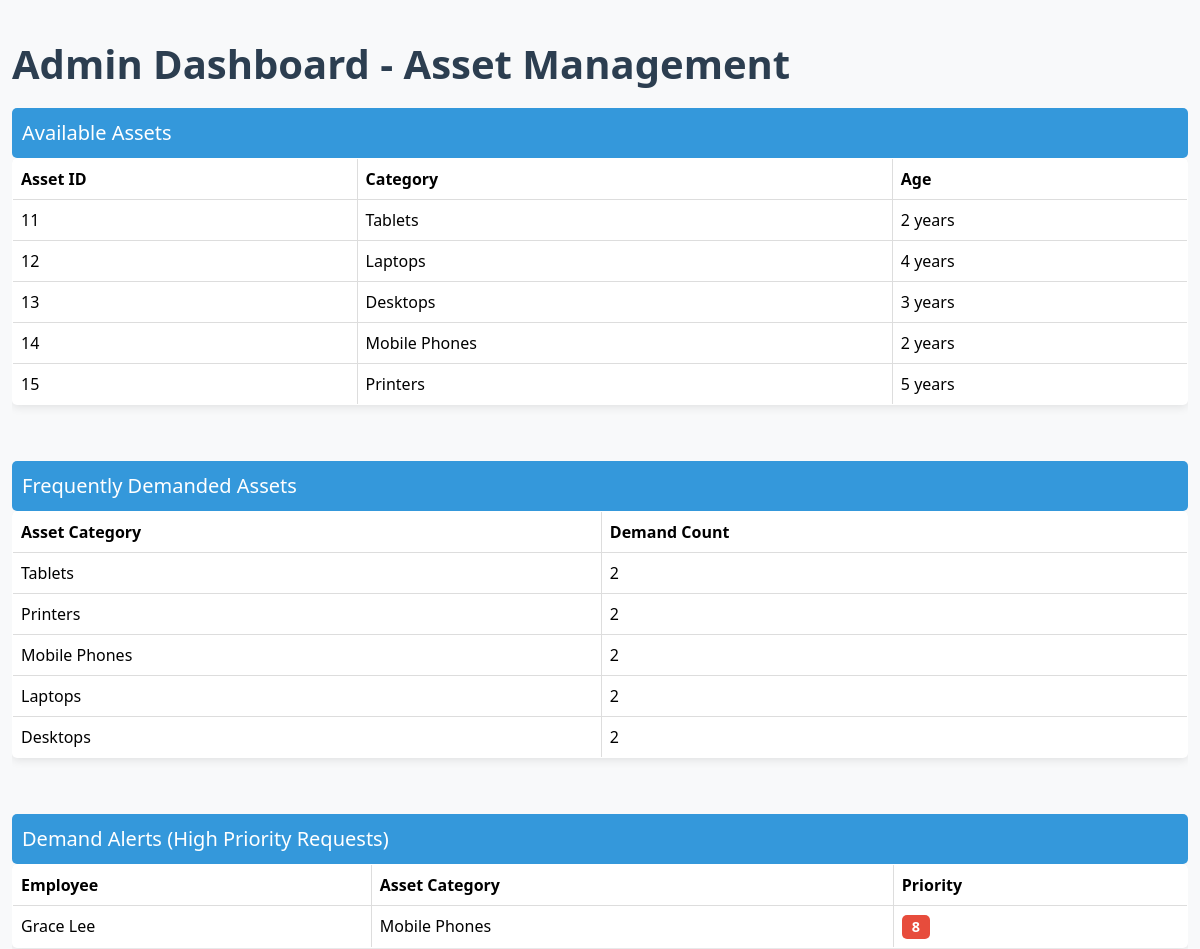
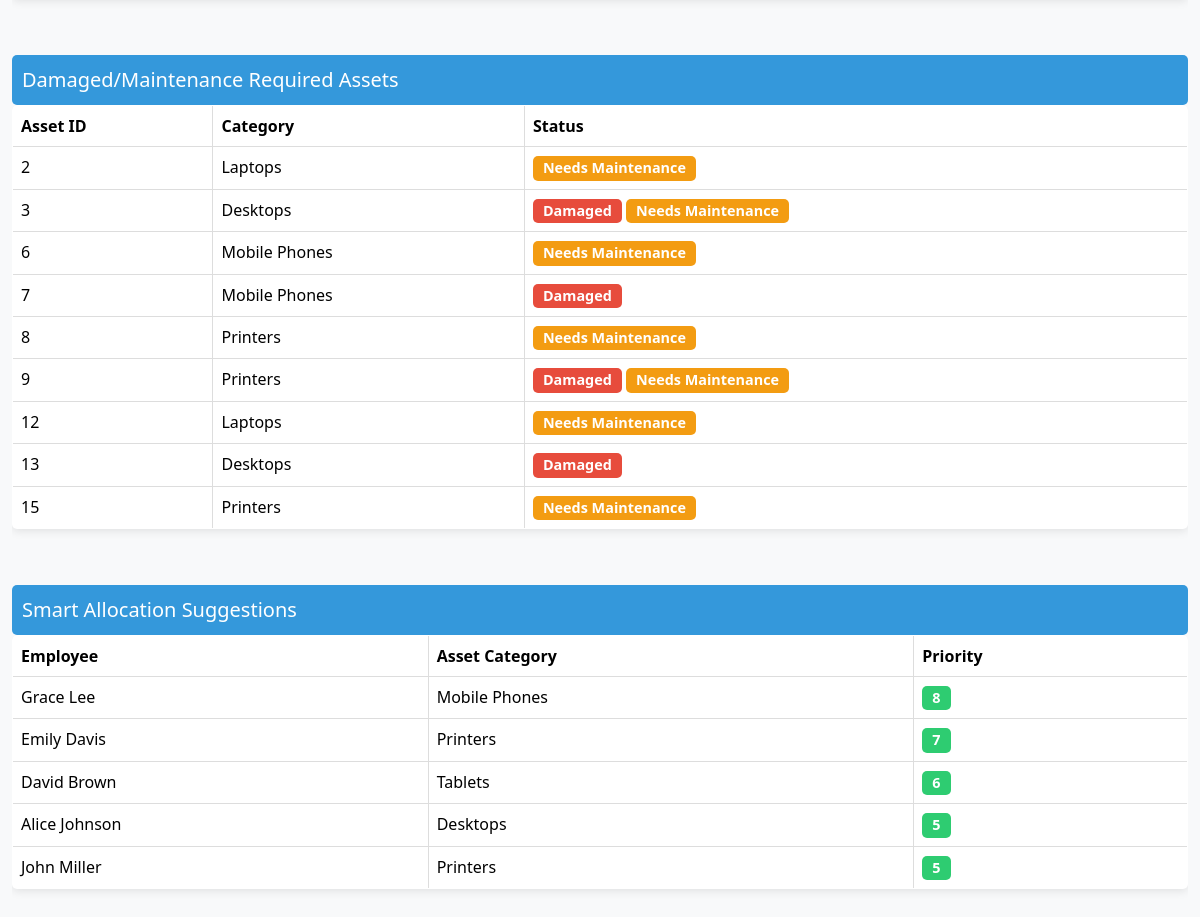
The app's page /dashboard/, older data (2 pictures, top to bottom).
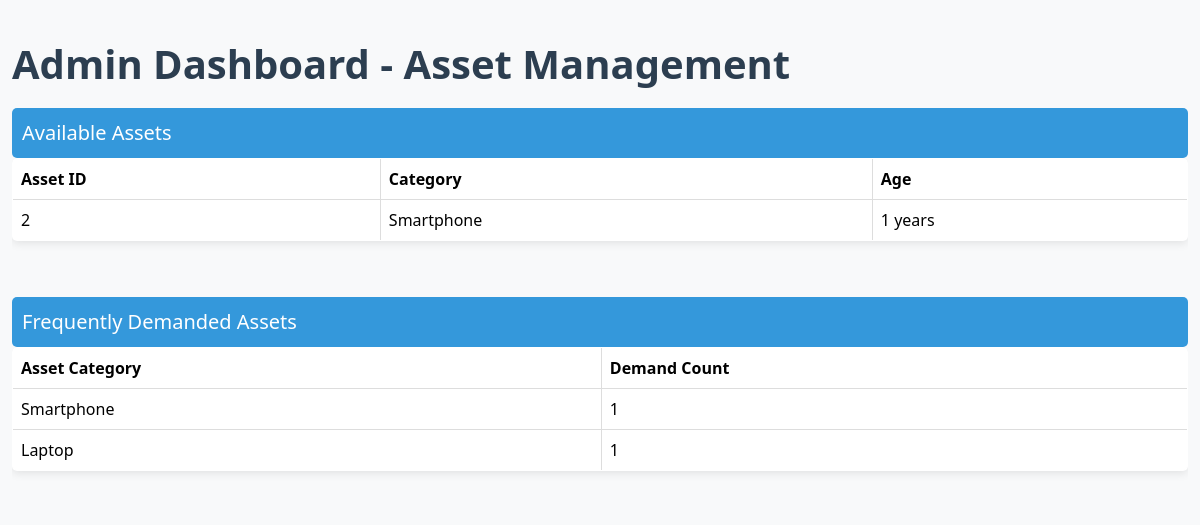
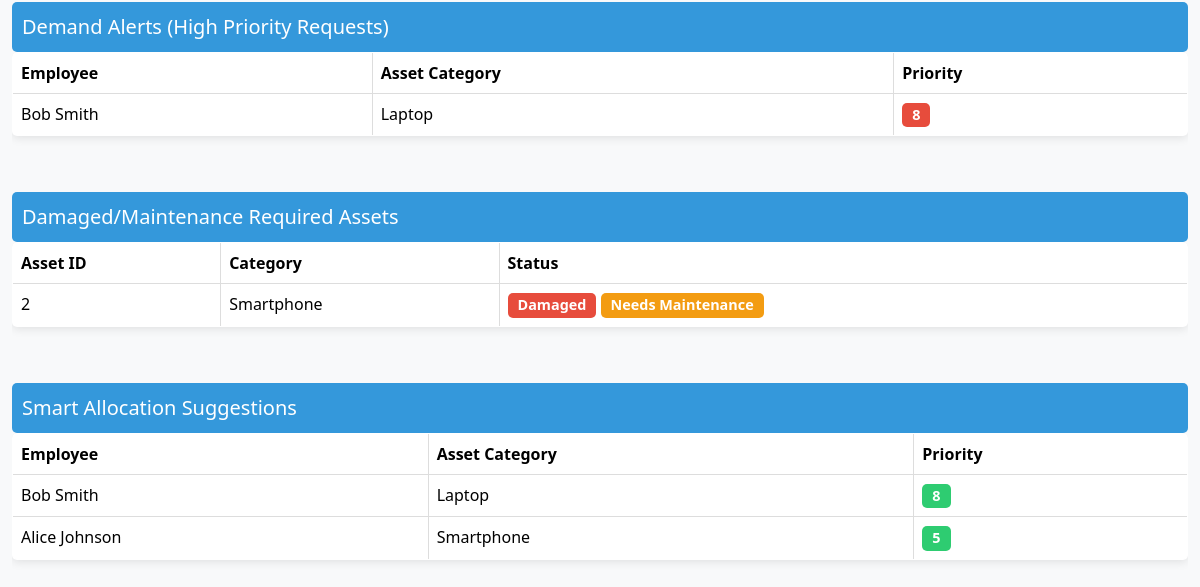
The same page, newer data (2 pictures, top to bottom).
### app1/models.py (models this page shows, shortened)
class Asset(models.Model):
    asst_id = models.AutoField(primary_key=True)
    category = models.ForeignKey(AssetCategory, on_delete=models.CASCADE)
    age = models.IntegerField()
    damaged = models.BooleanField(default=False)
    maintenance_required = models.BooleanField(default=False)

class AssetCategory(models.Model):
    category_id = models.AutoField(primary_key=True)
    name = models.CharField(max_length=255)
    specs = models.TextField(blank=True, null=True)

class WaitingList(models.Model):
    e_id = models.ForeignKey(Employee, on_delete=models.CASCADE)
    category_id = models.ForeignKey(AssetCategory, on_delete=models.CASCADE)
    date = models.DateField(auto_now_add=True)
    duration = models.IntegerField(help_text="Duration in days")
    priority = models.IntegerField(help_text="Higher number means higher priority")

class Employee(models.Model):
    user = models.OneToOneField(User, on_delete=models.CASCADE)
    e_id = models.AutoField(primary_key=True)
    name = models.CharField(max_length=255)
    designation = models.CharField(max_length=255)

### app1/views.py (the view)
# urls.py: path('dashboard/', admin_dashboard, name='admin_dashboard'),
def admin_dashboard(request):
    allocated_assets = Allocated.objects.values_list('asst_id', flat=True)
    available_assets = Asset.objects.exclude(asst_id__in=allocated_assets)
    frequently_demanded = WaitingList.objects.values('category_id__name').annotate(demand_count=Count('category_id')).order_by('-demand_count')[:5]
    demand_alerts = WaitingList.objects.filter(priority__gte=8).order_by('-priority')
    bad_assets = Asset.objects.filter(damaged=True) | Asset.objects.filter(maintenance_required=True)
    smart_suggestions = WaitingList.objects.order_by('-priority', 'date')[:5]
    context = {
        'available_assets': available_assets,
        'frequently_demanded': frequently_demanded,
        'demand_alerts': demand_alerts,
        'bad_assets': bad_assets,
        'smart_suggestions': smart_suggestions,
    }
    return render(request, 'admin_dashboard.html', context)

### app1/templates/admin_dashboard.html (shortened to what this page needs)
<!DOCTYPE html>
<html lang="en">
<head>
    <link href="https://cdn.jsdelivr.net/npm/bootstrap@5.3.3/dist/css/bootstrap.min.css" rel="stylesheet">
</head>
<body>
    <div class="container">
        <h1>Admin Dashboard - Asset Management</h1>
        <section class="section">
            <div class="section-header">Available Assets</div>
            <div class="table-responsive">
                <table class="table table-bordered">
                    <thead>
                        <tr>
                            <th>Asset ID</th>
                            <th>Category</th>
                            <th>Age</th>
                        </tr>
                    </thead>
                    <tbody>
                        {% for asset in available_assets %}
                        <tr>
                            <td>{{ asset.asst_id }}</td>
                            <td>{{ asset.category.name }}</td>
                            <td>{{ asset.age }} years</td>
                        </tr>
                        {% endfor %}
                    </tbody>
                </table>
            </div>
        </section>
        <section class="section">
            <div class="section-header">Frequently Demanded Assets</div>
            <div class="table-responsive">
                <table class="table table-bordered">
                    <thead>
                        <tr>
                            <th>Asset Category</th>
                            <th>Demand Count</th>
                        </tr>
                    </thead>
                    <tbody>
                        {% for item in frequently_demanded %}
                        <tr>
                            <td>{{ item.category_id__name }}</td>
                            <td>{{ item.demand_count }}</td>
                        </tr>
                        {% endfor %}
                    </tbody>
                </table>
            </div>
        </section>
        <section class="section">
            <div class="section-header">Demand Alerts (High Priority Requests)</div>
            <div class="table-responsive">
                <table class="table table-bordered">
                    <thead>
                        <tr>
                            <th>Employee</th>
                            <th>Asset Category</th>
                            <th>Priority</th>
                        </tr>
                    </thead>
                    <tbody>
                        {% for alert in demand_alerts %}
                        <tr>
                            <td>{{ alert.e_id.name }}</td>
                            <td>{{ alert.category_id.name }}</td>
                            <td>
                                <span class="badge badge-danger">{{ alert.priority }}</span>
                            </td>
                        </tr>
                        {% endfor %}
                    </tbody>
                </table>
            </div>
        </section>
        <section class="section">
            <div class="section-header">Damaged/Maintenance Required Assets</div>
            <div class="table-responsive">
                <table class="table table-bordered">
                    <thead>
                        <tr>
                            <th>Asset ID</th>
                            <th>Category</th>
                            <th>Status</th>
                        </tr>
                    </thead>
                    <tbody>
                        {% for asset in bad_assets %}
                        <tr>
                            <td>{{ asset.asst_id }}</td>
                            <td>{{ asset.category.name }}</td>
                            <td>
                                {% if asset.damaged %}
                                <span class="badge badge-danger">Damaged</span>
                                {% endif %}
                                {% if asset.maintenance_required %}
                                <span class="badge badge-warning">Needs Maintenance</span>
                                {% endif %}
                            </td>
                        </tr>
                        {% endfor %}
                    </tbody>
                </table>
            </div>
        </section>
        <section class="section">
            <div class="section-header">Smart Allocation Suggestions</div>
            <div class="table-responsive">
                <table class="table table-bordered">
                    <thead>
                        <tr>
                            <th>Employee</th>
                            <th>Asset Category</th>
                            <th>Priority</th>
                        </tr>
                    </thead>
                    <tbody>
                        {% for suggestion in smart_suggestions %}
                        <tr>
                            <td>{{ suggestion.e_id.name }}</td>
                            <td>{{ suggestion.category_id.name }}</td>
                            <td>
                                <span class="badge badge-success">{{ suggestion.priority }}</span>
                            </td>
                        </tr>
                        {% endfor %}
                    </tbody>
                </table>
            </div>
        </section>
    </div>
</body>
</html>

### app1/templates/admin_dashboard.html (style rules this page uses)
body { font-family: 'Segoe UI', Tahoma, Geneva, Verdana, sans-serif; margin: 0; padding: 0; background-color: #f8f9fa; color: #343a40; }
h1, h2 { font-weight: bold; color: #2c3e50; margin-bottom: 20px; }
.container { max-width: 1200px; margin-top: 40px; }
.section-header { background-color: #3498db; color: white; padding: 10px; border-radius: 5px; font-size: 1.25rem; }
table { margin-bottom: 30px; background-color: white; border-radius: 5px; overflow: hidden; box-shadow: 0 2px 10px rgba(0, 0, 0, 0.1); }
th, td { text-align: left; padding: 12px 15px; }
th { background-color: #ecf0f1; color: #2980b9; font-weight: bold; }
tbody tr:nth-child(even) { background-color: #fafafa; }
.table-responsive { border-radius: 5px; overflow: hidden; }
.table-bordered { border: 1px solid #ddd; }
.table-bordered th, .table-bordered td { border: 1px solid #ddd; }
.badge { padding: 5px 10px; font-size: 0.9rem; border-radius: 5px; }
.badge-danger { background-color: #e74c3c; color: white; }
.badge-warning { background-color: #f39c12; color: white; }
.badge-success { background-color: #2ecc71; color: white; }
.section { margin-bottom: 40px; }

Row changes from the older to the newer data that the page shows:
removed Asset: asst_id "11", category.name "Tablets", age "2", shown under "Admin Dashboard - Asset Management"
removed Asset: asst_id "12", category.name "Laptops", age "4", maintenance_required "Needs Maintenance"
removed Asset: asst_id "13", category.name "Desktops", age "3", damaged "Damaged"
removed Asset: asst_id "14", category.name "Mobile Phones", age "2", shown under "Admin Dashboard - Asset Management"
removed Asset: asst_id "15", category.name "Printers", age "5", maintenance_required "Needs Maintenance"
removed AssetCategory: category_id__name "Tablets", demand_count "2"
removed AssetCategory: category_id__name "Printers", demand_count "2"
removed AssetCategory: category_id__name "Mobile Phones", demand_count "2"
removed AssetCategory: category_id__name "Desktops", demand_count "2"
removed WaitingList: e_id.name "Grace Lee", category_id.name "Mobile Phones", priority "8"
removed Asset: asst_id "3", category.name "Desktops", damaged "Damaged", maintenance_required "Needs Maintenance"
removed Asset: asst_id "6", category.name "Mobile Phones", maintenance_required "Needs Maintenance"
removed Asset: asst_id "7", category.name "Mobile Phones", damaged "Damaged"
removed Asset: asst_id "8", category.name "Printers", maintenance_required "Needs Maintenance"
removed Asset: asst_id "9", category.name "Printers", damaged "Damaged", maintenance_required "Needs Maintenance"
removed WaitingList: e_id.name "Emily Davis", category_id.name "Printers", priority "7"
removed WaitingList: e_id.name "David Brown", category_id.name "Tablets", priority "6"
removed WaitingList: e_id.name "John Miller", category_id.name "Printers", priority "5"
now on one of the page's lists (row edited): Asset: asst_id "2", category.name "Smartphone", age "1"
changed Asset id 2: category.name "Laptops" → "Smartphone"; now shows "Damaged"
added AssetCategory: category_id__name "Smartphone", demand_count "1"
changed AssetCategory: category_id__name "Laptops" → "Laptop"; demand_count "2" → "1"
now on this page (row edited): WaitingList: e_id.name "Bob Smith", category_id.name "Laptop", priority "8"
changed WaitingList "Alice Johnson": category_id.name "Desktops" → "Smartphone"
